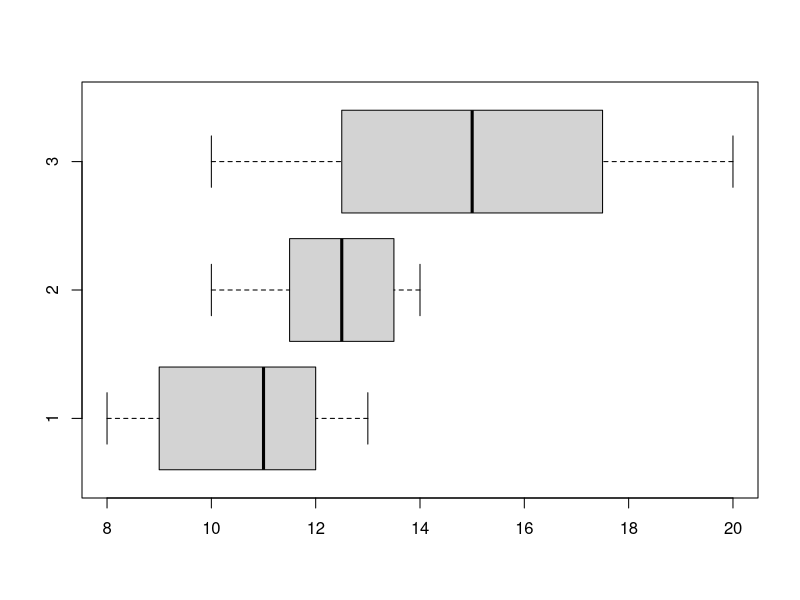

The R script that drew this image:
# LABORATORIO N°3: MEDIDAS DE POSICIÓN Y FORMA

# Los datos que se presentan a continuación corresponden a las notas de matemática de tres secciones:
# Compare la dispersión, el mejor rendimiento académico de las notas de las tres secciones en un
# diagrama de cajas.

# Introducir la data: 

# Notas
A<-c(10,8,12,11,13,12,8,10,8,12,11,13,12,8,10,11)
B<-c(10,11,12,13,14,13,14,12,10,11,12,13,14,13,14,12)
C<-c(11,10,13,16,18,10,15,16,19,20,18,17,15,13,12,14)

# Hallamos el diagrama de cajas
boxplot(A,B,C,horizontal = TRUE)
